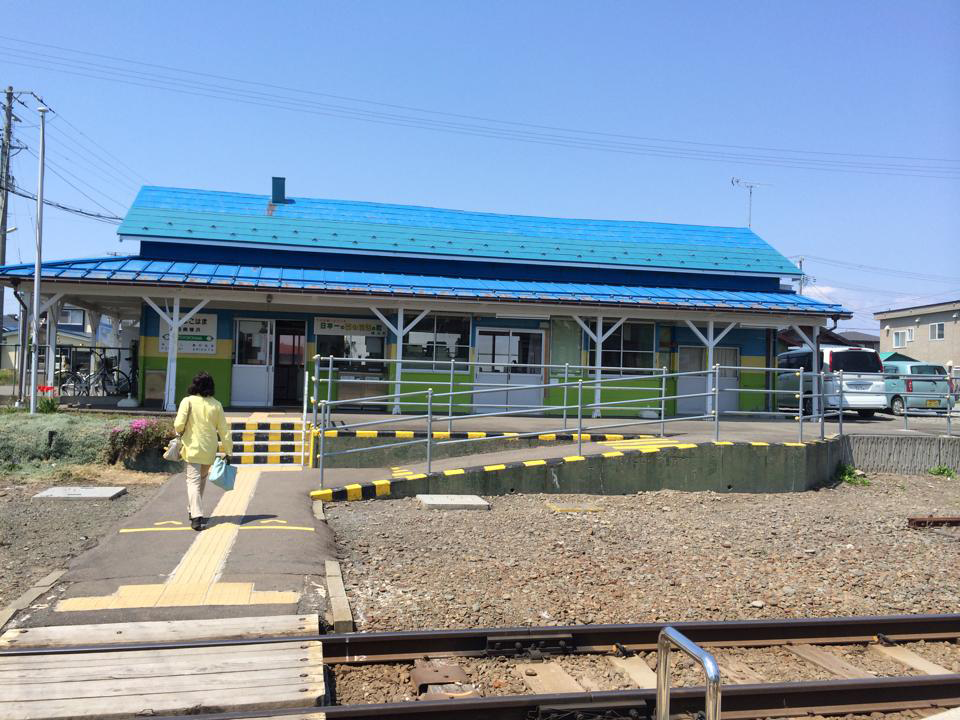
%> input picture image/source.png, 960 x 720 px
$ octave kadai2.m   (GNU Octave 9; MATLAB toolbox functions it lacks are replaced by stand-ins)
%> lines starting %> are read from the running program, lines starting %| are printed output that depends on the picture; in (x1, y1, x2, y2) boxes, pixels count from 0 and x2, y2 are one past the last pixel; in counts of white or black regions, pixels touching at a corner belong together; the program's own positions count from 1
% 壽戣俀丂奒挷悢偲媈帡椫妔
% 俀奒挷丆係奒挷丆俉奒挷偺夋憸傪惗惉偣傛丏


clear; % 曄悢偺僆乕儖僋儕傾


ORG=imread('source.png'); % 尨夋憸偺擖椡
%> ORG is the input picture: size 720x960x3 uint8; mean R, G, B 130, 146.1, 162.5
ORG = rgb2gray(ORG); colormap(gray); colorbar;
%> after `ORG = rgb2gray(ORG)`:
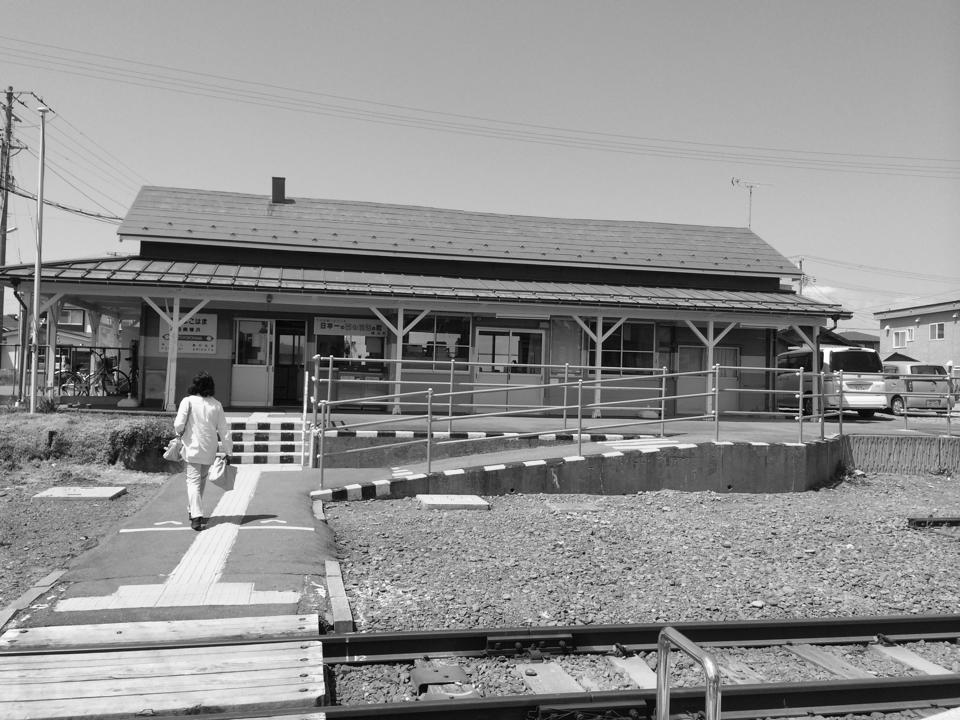
%> ORG: size 720x960 uint8; min 0, max 255, mean 143.1
imagesc(ORG); axis image; % 夋憸偺昞帵
pause; % 堦帪掆巭


% 俀奒挷夋憸偺惗惉
IMG = ORG>128;
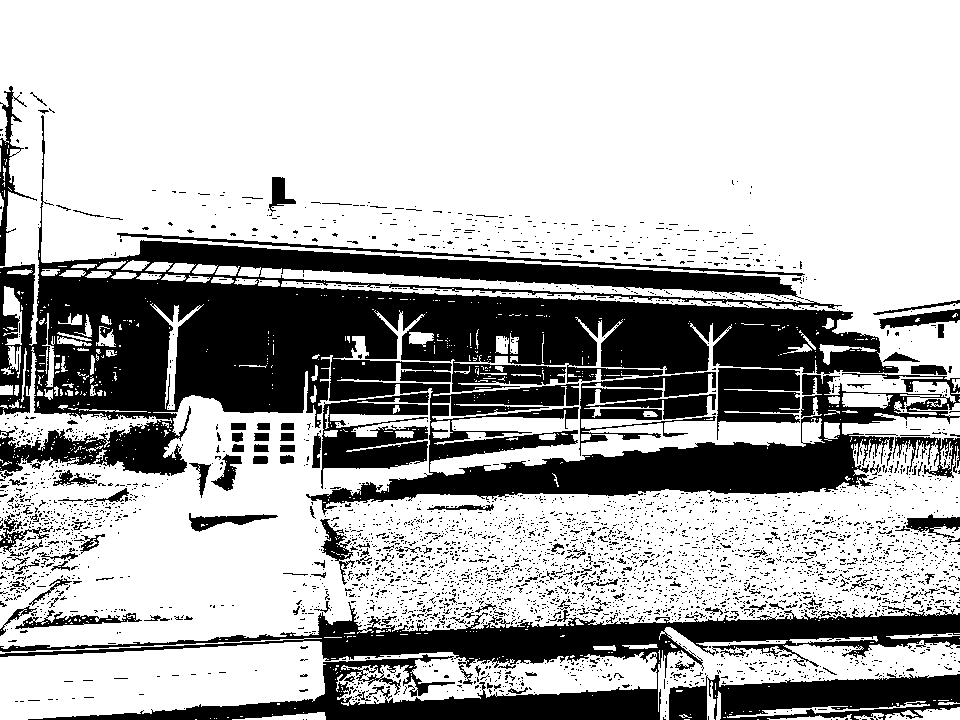
%> IMG: size 720x960 logical; 69.2% white; 3838 black regions (3679 under 20 px), largest, box (x1, y1, x2, y2) and area: (0, 115, 960, 515) 125833, (0, 602, 960, 720) 33867, (669, 673, 960, 720) 9180
imagesc(IMG); colormap(gray); colorbar;  axis image;
pause;


% 係奒挷夋憸偺惗惉
IMG0 = ORG>64;
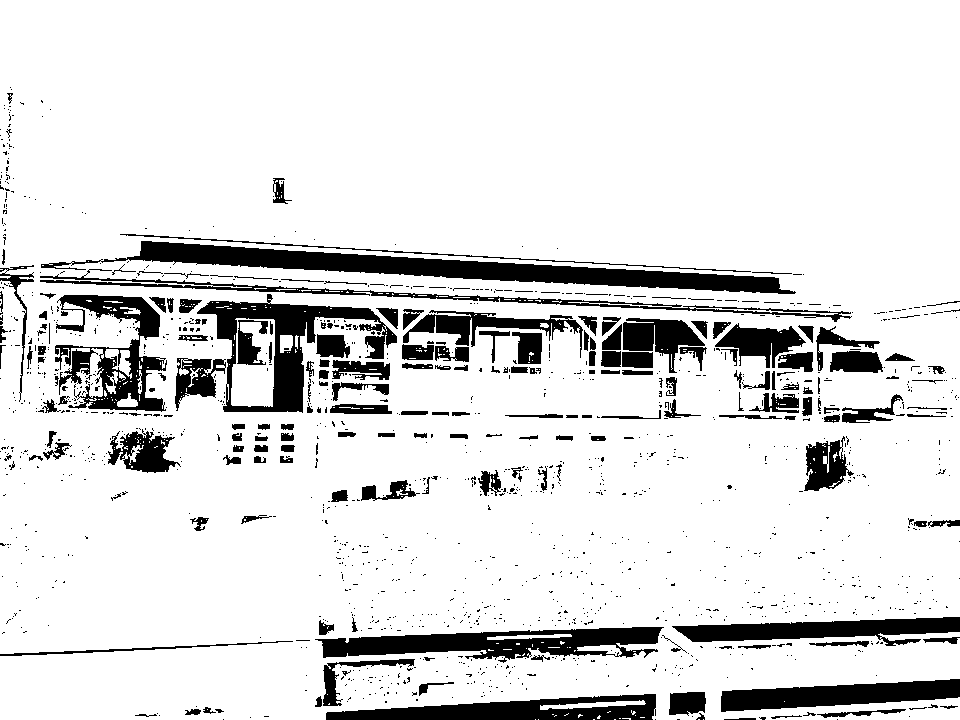
%> IMG0: size 720x960 logical; 87.3% white; 1424 black regions (1225 under 20 px), largest, box (x1, y1, x2, y2) and area: (41, 241, 796, 294) 11589, (197, 294, 397, 413) 6669, (315, 627, 664, 663) 6619
IMG1 = ORG>128;
IMG2 = ORG>192;
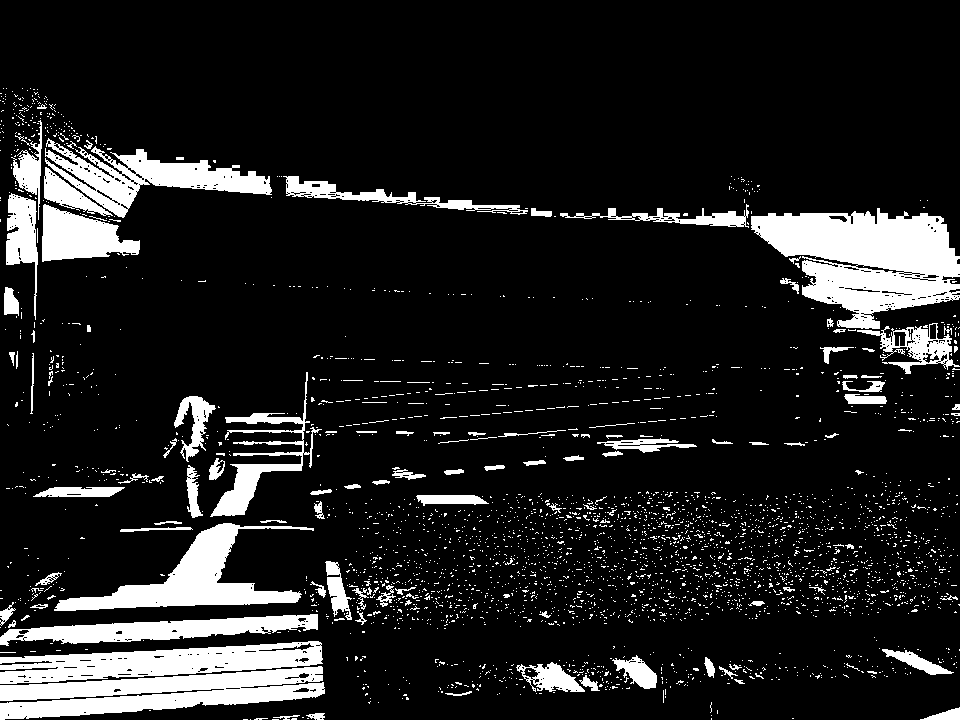
%> IMG2: size 720x960 logical; 12.8% white; 3243 white regions (3110 under 20 px), largest, box (x1, y1, x2, y2) and area: (751, 208, 960, 329) 15047, (0, 666, 325, 720) 9817, (0, 641, 323, 684) 7618
IMG = IMG0 + IMG1 + IMG2;
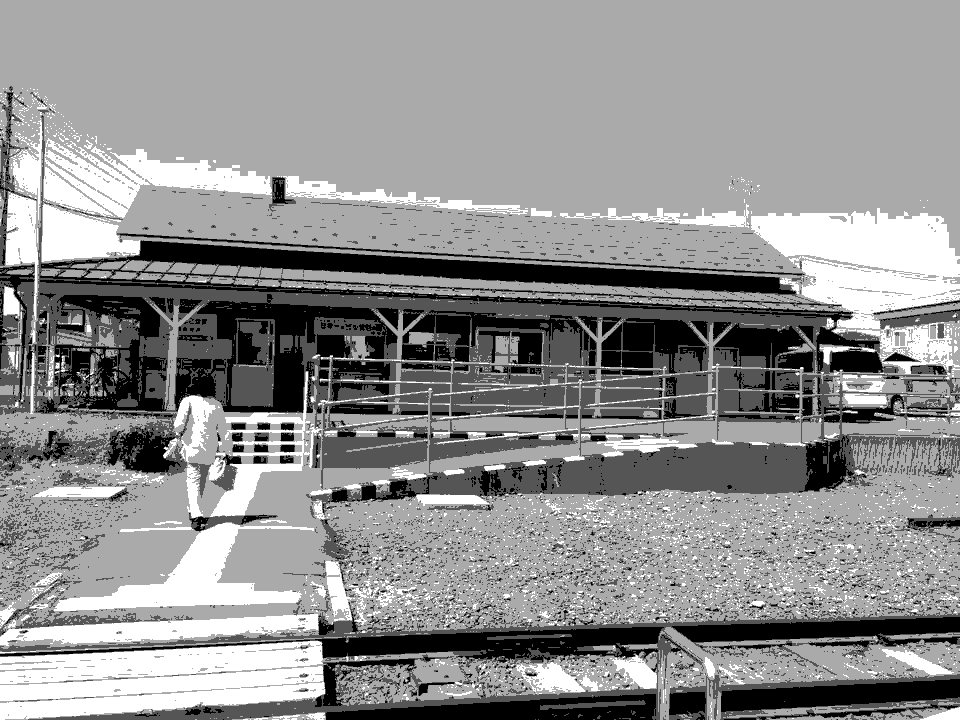
%> IMG: size 720x960 double; min 0, max 3, mean 1.69; drawn with min black and max white
imagesc(IMG); colormap(gray); colorbar;  axis image;
